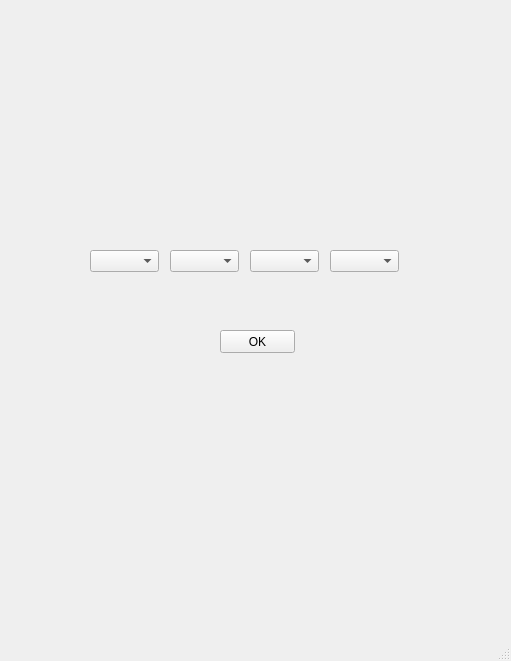
<?xml version="1.0" encoding="UTF-8"?>
<ui version="4.0">
 <class>MainWindow</class>
 <widget class="QMainWindow" name="MainWindow">
  <property name="geometry">
   <rect>
    <x>0</x>
    <y>0</y>
    <width>511</width>
    <height>661</height>
   </rect>
  </property>
  <property name="windowTitle">
   <string>MainWindow</string>
  </property>
  <widget class="QWidget" name="centralwidget">
   <widget class="QComboBox" name="comboBox">
    <property name="geometry">
     <rect>
      <x>90</x>
      <y>250</y>
      <width>69</width>
      <height>22</height>
     </rect>
    </property>
   </widget>
   <widget class="QComboBox" name="comboBox_2">
    <property name="geometry">
     <rect>
      <x>170</x>
      <y>250</y>
      <width>69</width>
      <height>22</height>
     </rect>
    </property>
   </widget>
   <widget class="QComboBox" name="comboBox_3">
    <property name="geometry">
     <rect>
      <x>250</x>
      <y>250</y>
      <width>69</width>
      <height>22</height>
     </rect>
    </property>
   </widget>
   <widget class="QComboBox" name="comboBox_4">
    <property name="geometry">
     <rect>
      <x>330</x>
      <y>250</y>
      <width>69</width>
      <height>22</height>
     </rect>
    </property>
   </widget>
   <widget class="QPushButton" name="pushButton">
    <property name="geometry">
     <rect>
      <x>220</x>
      <y>330</y>
      <width>75</width>
      <height>23</height>
     </rect>
    </property>
    <property name="text">
     <string>OK</string>
    </property>
   </widget>
   <widget class="QLabel" name="label">
    <property name="geometry">
     <rect>
      <x>0</x>
      <y>0</y>
      <width>511</width>
      <height>661</height>
     </rect>
    </property>
    <property name="styleSheet">
     <string notr="true">background-color:url(:/newPrefix/tt.jpg)</string>
    </property>
    <property name="text">
     <string/>
    </property>
    <property name="pixmap">
     <pixmap>tt.jpg</pixmap>
    </property>
    <property name="scaledContents">
     <bool>true</bool>
    </property>
   </widget>
   <zorder>label</zorder>
   <zorder>comboBox</zorder>
   <zorder>comboBox_2</zorder>
   <zorder>comboBox_3</zorder>
   <zorder>comboBox_4</zorder>
   <zorder>pushButton</zorder>
  </widget>
  <widget class="QMenuBar" name="menubar">
   <property name="geometry">
    <rect>
     <x>0</x>
     <y>0</y>
     <width>511</width>
     <height>21</height>
    </rect>
   </property>
  </widget>
  <widget class="QStatusBar" name="statusbar"/>
 </widget>
 <resources>
  <include location="admin3.qrc"/>
 </resources>
 <connections/>
</ui>
